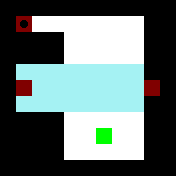

This game map was drawn from its Tiled (.tmx) file and the tilesets committed beside it. A one-line description and the full map source follow:
An orthogonal 11x11 tile map with 16x16 px tiles, 2 tile layers (Layer1, Layer2).

<map version="1.0" orientation="orthogonal" renderorder="right-down" width="11" height="11" tilewidth="16" tileheight="16" nextobjectid="1">
 <tileset firstgid="1" source="Tiles.tsx" />
 <layer name="Layer1" width="11" height="11">
  <data encoding="csv">
1,1,1,1,1,1,1,1,1,1,1,
1,5,5,5,5,5,5,5,5,1,1,
1,1,1,1,5,5,5,5,5,1,1,
1,1,1,1,5,5,5,5,5,1,1,
1,13,13,13,13,13,13,13,13,1,1,
1,13,13,13,13,13,13,13,13,13,1,
1,13,13,13,13,13,13,13,13,1,1,
1,1,1,1,5,5,5,5,5,1,1,
1,1,1,1,5,5,5,5,5,1,1,
1,1,1,1,5,5,5,5,5,1,1,
1,1,1,1,1,1,1,1,1,1,1
</data>
 </layer>
 <layer name="Layer2" width="11" height="11">
  <data encoding="csv">
0,0,0,0,0,0,0,0,0,0,0,
0,7,0,0,0,0,0,0,0,0,0,
0,0,0,0,0,0,0,0,0,0,0,
0,0,0,0,0,0,0,0,0,0,0,
0,0,0,0,0,0,0,0,0,0,0,
0,3,0,0,0,0,0,0,0,3,0,
0,0,0,0,0,0,0,0,0,0,0,
0,0,0,0,0,0,0,0,0,0,0,
0,0,0,0,0,0,4,0,0,0,0,
0,0,0,0,0,0,0,0,0,0,0,
0,0,0,0,0,0,0,0,0,0,0
</data>
 </layer>
</map>
